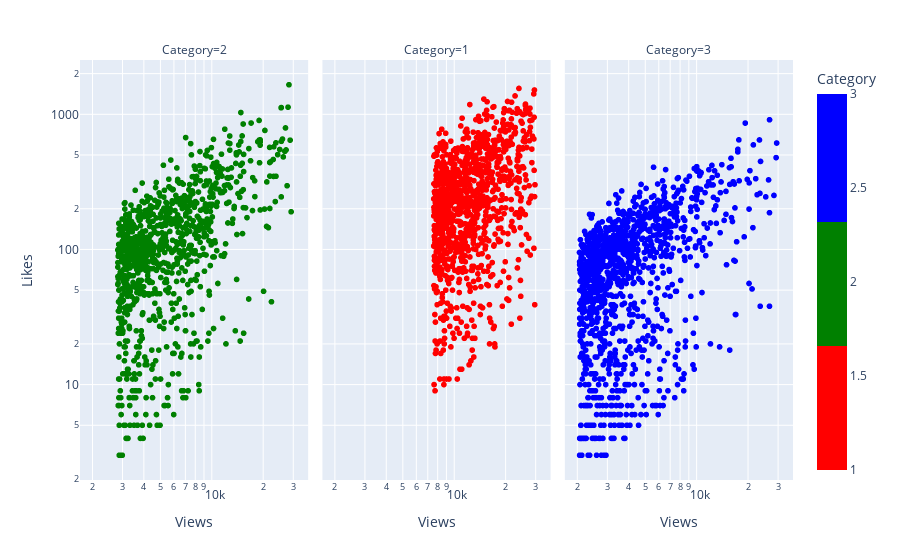

Notebook cell for this chart:
### Code cell
px.scatter(globalDf[(globalDf.Views >= 2000) & (globalDf.Views <= 30000) & (globalDf.LikeViewRateo >= 0.001)],
    x="Views",
    y="Likes",
    facet_col="Category",   
    log_x=True, log_y=True,            
    color="Category",
    color_continuous_scale=[
        (0.00, "red"),(0.33, "red"),
        (0.33, "green"),(0.66, "green"),
        (0.66, "blue"),(1.00, "blue")
    ]
)

### Figure 1 — Plotly figure (JSON) as saved in the notebook; plotly's stock layout.template omitted (floating-point values rounded to 4 significant figures; data arrays with more than 128 entries replaced by an {"elided": "..."} marker saying what was removed)
{"data": [{"hoverlabel": {"namelength": 0}, "hovertemplate": "Category=%{marker.color}<br>Views=%{x}<br>Likes=%{y}", "legendgroup": "", "marker": {"color": {"elided": "953 int values"}, "coloraxis": "coloraxis", "symbol": "circle"}, "mode": "markers", "name": "", "showlegend": false, "type": "scattergl", "x": {"elided": "953 int values"}, "xaxis": "x", "y": {"elided": "953 int values"}, "yaxis": "y"}, {"hoverlabel": {"namelength": 0}, "hovertemplate": "Category=%{marker.color}<br>Views=%{x}<br>Likes=%{y}", "legendgroup": "", "marker": {"color": {"elided": "1062 int values"}, "coloraxis": "coloraxis", "symbol": "circle"}, "mode": "markers", "name": "", "showlegend": false, "type": "scattergl", "x": {"elided": "1062 int values"}, "xaxis": "x2", "y": {"elided": "1062 int values"}, "yaxis": "y2"}, {"hoverlabel": {"namelength": 0}, "hovertemplate": "Category=%{marker.color}<br>Views=%{x}<br>Likes=%{y}", "legendgroup": "", "marker": {"color": {"elided": "1179 int values"}, "coloraxis": "coloraxis", "symbol": "circle"}, "mode": "markers", "name": "", "showlegend": false, "type": "scattergl", "x": {"elided": "1179 int values"}, "xaxis": "x3", "y": {"elided": "1179 int values"}, "yaxis": "y3"}], "layout": {"annotations": [{"font": {}, "showarrow": false, "text": "Category=2", "x": 0.16, "xanchor": "center", "xref": "paper", "y": 1, "yanchor": "bottom", "yref": "paper"}, {"font": {}, "showarrow": false, "text": "Category=1", "x": 0.5, "xanchor": "center", "xref": "paper", "y": 1, "yanchor": "bottom", "yref": "paper"}, {"font": {}, "showarrow": false, "text": "Category=3", "x": 0.84, "xanchor": "center", "xref": "paper", "y": 1, "yanchor": "bottom", "yref": "paper"}], "coloraxis": {"colorbar": {"title": {"text": "Category"}}, "colorscale": [[0, "red"], [0.33, "red"], [0.33, "green"], [0.66, "green"], [0.66, "blue"], [1, "blue"]]}, "legend": {"tracegroupgap": 0}, "margin": {"t": 60}, "xaxis": {"anchor": "y", "domain": [0, 0.32], "title": {"text": "Views"}, "type": "log"}, "xaxis2": {"anchor": "y2", "domain": [0.34, 0.66], "matches": "x", "title": {"text": "Views"}, "type": "log"}, "xaxis3": {"anchor": "y3", "domain": [0.68, 1.0], "matches": "x", "title": {"text": "Views"}, "type": "log"}, "yaxis": {"anchor": "x", "domain": [0, 1], "title": {"text": "Likes"}, "type": "log"}, "yaxis2": {"anchor": "x2", "domain": [0, 1], "matches": "y", "showticklabels": false, "type": "log"}, "yaxis3": {"anchor": "x3", "domain": [0, 1], "matches": "y", "showticklabels": false, "type": "log"}}}
